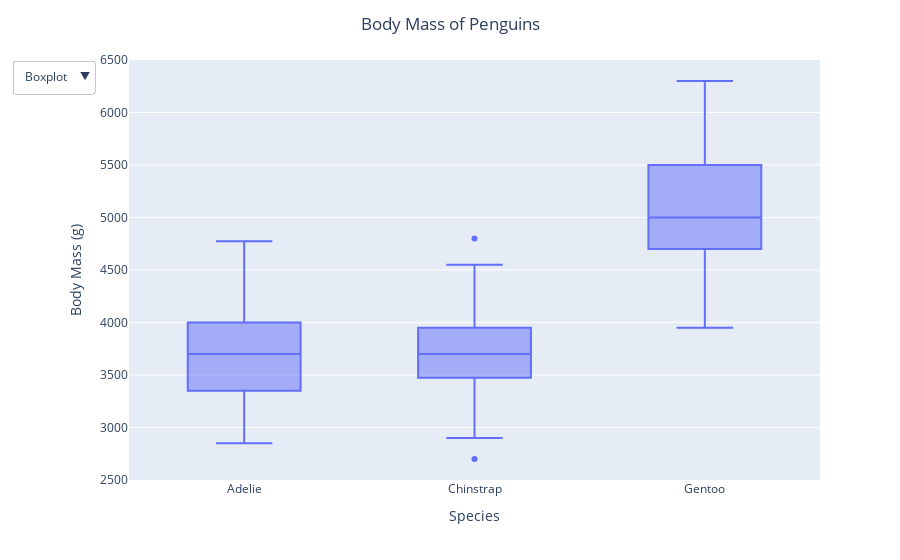

The code cell stored with this chart in its notebook:
### Code cell
fig = px.box(penguins, y="body_mass_g", x = "species")
fig.update_layout(title={"text": "Body Mass of Penguins", "x": 0.5},
 yaxis_title="Body Mass (g)", xaxis_title = "Species")
fig.update_layout(
    updatemenus=[
        dict(
            buttons=list([ #add dropdown menu with buttons
                dict(
                    args=["type", "box"], #change plot type to boxplot
                    label="Boxplot", #label the button
                    method="restyle" #modify data or data attributes
                ),
                dict(
                    args=["type", "violin"], #change plot type to violin, hybrid box plot and density plot
                    label="Violin", #label the button
                    method="restyle" #modify data or data attributes
                )
            ])
        ),
    ]
) 
fig.show()

### Figure 1 — Plotly figure (JSON) as saved in the notebook; plotly's stock layout.template omitted (floating-point values rounded to 4 significant figures; data arrays with more than 128 entries replaced by an {"elided": "..."} marker saying what was removed)
{"data": [{"alignmentgroup": "True", "hovertemplate": "species=%{x}<br>body_mass_g=%{y}<extra></extra>", "legendgroup": "", "marker": {"color": "#636efa"}, "name": "", "notched": false, "offsetgroup": "", "orientation": "v", "showlegend": false, "type": "box", "x": {"elided": "344 str values"}, "x0": " ", "xaxis": "x", "y": {"elided": "344 int values"}, "y0": " ", "yaxis": "y"}], "layout": {"boxmode": "group", "legend": {"tracegroupgap": 0}, "margin": {"t": 60}, "title": {"text": "Body Mass of Penguins", "x": 0.5}, "updatemenus": [{"buttons": [{"args": ["type", "box"], "label": "Boxplot", "method": "restyle"}, {"args": ["type", "violin"], "label": "Violin", "method": "restyle"}]}], "xaxis": {"anchor": "y", "domain": [0, 1], "title": {"text": "Species"}}, "yaxis": {"anchor": "x", "domain": [0, 1], "title": {"text": "Body Mass (g)"}}}}
